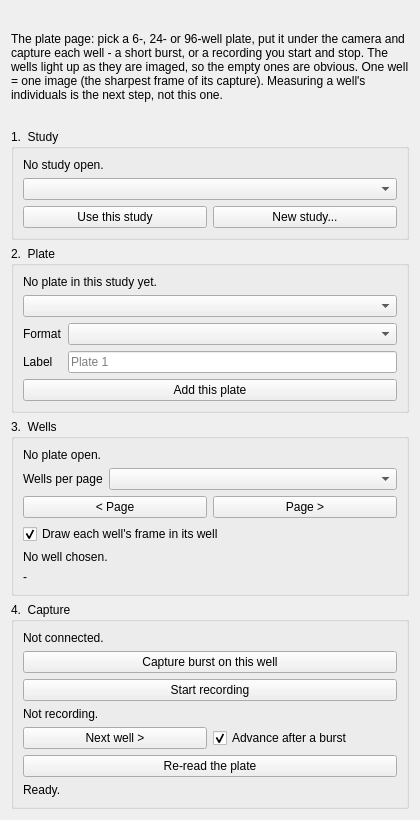
<?xml version="1.0" encoding="UTF-8"?>
<ui version="4.0">
 <class>Study2</class>
 <widget class="QWidget" name="Study2">
  <property name="geometry">
   <rect>
    <x>0</x>
    <y>0</y>
    <width>420</width>
    <height>820</height>
   </rect>
  </property>
  <property name="windowTitle">
   <string>Study 2</string>
  </property>
  <layout class="QVBoxLayout" name="controls_layout">
   <item>
    <widget class="QLabel" name="intro_label">
     <property name="text">
      <string>The plate page: pick a 6-, 24- or 96-well plate, put it under the camera and capture each well - a short burst, or a recording you start and stop. The wells light up as they are imaged, so the empty ones are obvious. One well = one image (the sharpest frame of its capture). Measuring a well's individuals is the next step, not this one.</string>
     </property>
     <property name="wordWrap">
      <bool>true</bool>
     </property>
    </widget>
   </item>
   <item>
    <widget class="QGroupBox" name="study_group">
     <property name="title">
      <string>1.  Study</string>
     </property>
     <layout class="QVBoxLayout" name="study_layout">
      <item>
       <widget class="QLabel" name="study_label">
        <property name="text">
         <string>No study open.</string>
        </property>
        <property name="wordWrap">
         <bool>true</bool>
        </property>
       </widget>
      </item>
      <item>
       <widget class="QComboBox" name="combo_study">
        <property name="toolTip">
         <string>The project the captures of this page belong to. A plate belongs to a study, and a study owns the folder its images are written into.</string>
        </property>
       </widget>
      </item>
      <item>
       <layout class="QHBoxLayout" name="study_row">
        <item>
         <widget class="QPushButton" name="btn_use_study">
          <property name="text">
           <string>Use this study</string>
          </property>
          <property name="toolTip">
           <string>Make the selected study the one the whole application is working on - the study the plate below belongs to.</string>
          </property>
         </widget>
        </item>
        <item>
         <widget class="QPushButton" name="btn_new_study">
          <property name="text">
           <string>New study...</string>
          </property>
          <property name="toolTip">
           <string>Create a study for plates: name it, and the images of this run get their own folder under recordings/.</string>
          </property>
         </widget>
        </item>
       </layout>
      </item>
     </layout>
    </widget>
   </item>
   <item>
    <widget class="QGroupBox" name="plate_group">
     <property name="title">
      <string>2.  Plate</string>
     </property>
     <layout class="QVBoxLayout" name="plate_layout">
      <item>
       <widget class="QLabel" name="plate_label">
        <property name="text">
         <string>No plate in this study yet.</string>
        </property>
        <property name="wordWrap">
         <bool>true</bool>
        </property>
       </widget>
      </item>
      <item>
       <widget class="QComboBox" name="combo_plate">
        <property name="toolTip">
         <string>Which plate of the study is on the bench. One study may run several plates.</string>
        </property>
       </widget>
      </item>
      <item>
       <layout class="QFormLayout" name="new_plate_form">
        <item row="0" column="0">
         <widget class="QLabel" name="label_format">
          <property name="text">
           <string>Format</string>
          </property>
         </widget>
        </item>
        <item row="0" column="1">
         <widget class="QComboBox" name="combo_format">
          <property name="toolTip">
           <string>How many wells the plate has: 6, 24 or 96. The format decides the wells the page walks and the shape of the plate drawing.</string>
          </property>
         </widget>
        </item>
        <item row="1" column="0">
         <widget class="QLabel" name="label_plate_name">
          <property name="text">
           <string>Label</string>
          </property>
         </widget>
        </item>
        <item row="1" column="1">
         <widget class="QLineEdit" name="edit_plate_label">
          <property name="placeholderText">
           <string>Plate 1</string>
          </property>
          <property name="toolTip">
           <string>What this plate is called in the study - leave it empty and the next free name is used.</string>
          </property>
         </widget>
        </item>
       </layout>
      </item>
      <item>
       <widget class="QPushButton" name="btn_add_plate">
        <property name="text">
         <string>Add this plate</string>
        </property>
        <property name="toolTip">
         <string>Add a new plate of the chosen format to the study and open it here.</string>
        </property>
       </widget>
      </item>
     </layout>
    </widget>
   </item>
   <item>
    <widget class="QGroupBox" name="wells_group">
     <property name="title">
      <string>3.  Wells</string>
     </property>
     <layout class="QVBoxLayout" name="wells_layout">
      <item>
       <widget class="QLabel" name="page_label">
        <property name="text">
         <string>No plate open.</string>
        </property>
        <property name="wordWrap">
         <bool>true</bool>
        </property>
       </widget>
      </item>
      <item>
       <layout class="QFormLayout" name="page_form">
        <item row="0" column="0">
         <widget class="QLabel" name="label_page_size">
          <property name="text">
           <string>Wells per page</string>
          </property>
         </widget>
        </item>
        <item row="0" column="1">
         <widget class="QComboBox" name="combo_page">
          <property name="toolTip">
           <string>How many wells one page shows. A page never cuts a row in half, so 6 wells of a 96-well plate are one row of it. Fewer wells per page means bigger wells on screen.</string>
          </property>
         </widget>
        </item>
       </layout>
      </item>
      <item>
       <layout class="QHBoxLayout" name="page_row">
        <item>
         <widget class="QPushButton" name="btn_previous_page">
          <property name="text">
           <string>&lt; Page</string>
          </property>
         </widget>
        </item>
        <item>
         <widget class="QPushButton" name="btn_next_page">
          <property name="text">
           <string>Page &gt;</string>
          </property>
         </widget>
        </item>
       </layout>
      </item>
      <item>
       <widget class="QCheckBox" name="check_images">
        <property name="text">
         <string>Draw each well's frame in its well</string>
        </property>
        <property name="checked">
         <bool>true</bool>
        </property>
        <property name="toolTip">
         <string>Show the captured frame inside the well, so the plate becomes a contact sheet as you walk it. Off leaves the plain state colours - faster on a plate of many captures.</string>
        </property>
       </widget>
      </item>
      <item>
       <widget class="QLabel" name="well_label">
        <property name="text">
         <string>No well chosen.</string>
        </property>
        <property name="wordWrap">
         <bool>true</bool>
        </property>
       </widget>
      </item>
      <item>
       <widget class="QLabel" name="progress_label">
        <property name="text">
         <string>-</string>
        </property>
        <property name="wordWrap">
         <bool>true</bool>
        </property>
       </widget>
      </item>
     </layout>
    </widget>
   </item>
   <item>
    <widget class="QGroupBox" name="capture_group">
     <property name="title">
      <string>4.  Capture</string>
     </property>
     <layout class="QVBoxLayout" name="capture_layout">
      <item>
       <widget class="QLabel" name="connection_label">
        <property name="text">
         <string>Not connected.</string>
        </property>
        <property name="wordWrap">
         <bool>true</bool>
        </property>
       </widget>
      </item>
      <item>
       <widget class="QPushButton" name="btn_capture">
        <property name="text">
         <string>Capture burst on this well</string>
        </property>
        <property name="toolTip">
         <string>Store the frames currently buffered from the camera for the well the page has chosen. The sharpest frame of the burst becomes the well's image.</string>
        </property>
       </widget>
      </item>
      <item>
       <widget class="QPushButton" name="btn_record">
        <property name="text">
         <string>Start recording</string>
        </property>
        <property name="toolTip">
         <string>Record the live stream on the chosen well for as long as you like: every frame that arrives is written as it comes, and Stop stores them as one burst of this well (its sharpest frame becomes the well's image). For a well that drifts out of focus, a couple of seconds of recording beats five buffered frames.</string>
        </property>
       </widget>
      </item>
      <item>
       <widget class="QLabel" name="record_label">
        <property name="text">
         <string>Not recording.</string>
        </property>
        <property name="wordWrap">
         <bool>true</bool>
        </property>
       </widget>
      </item>
      <item>
       <layout class="QHBoxLayout" name="walk_row">
        <item>
         <widget class="QPushButton" name="btn_next_well">
          <property name="text">
           <string>Next well &gt;</string>
          </property>
          <property name="toolTip">
           <string>Move the selection to the next well that has no image yet - wrapping around at the end of the plate, because the well you missed is the interesting one. Move the plate under the camera before you take the burst.</string>
          </property>
         </widget>
        </item>
        <item>
         <widget class="QCheckBox" name="check_advance">
          <property name="text">
           <string>Advance after a burst</string>
          </property>
          <property name="checked">
           <bool>true</bool>
          </property>
          <property name="toolTip">
           <string>After a burst, move on to the next well without an image by itself - the loop is burst, move the plate, next well.</string>
          </property>
         </widget>
        </item>
       </layout>
      </item>
      <item>
       <widget class="QPushButton" name="btn_refresh">
        <property name="text">
         <string>Re-read the plate</string>
        </property>
        <property name="toolTip">
         <string>Read the wells and their counts again - after another surface captured or measured something.</string>
        </property>
       </widget>
      </item>
      <item>
       <widget class="QLabel" name="status_label">
        <property name="text">
         <string>Ready.</string>
        </property>
        <property name="wordWrap">
         <bool>true</bool>
        </property>
       </widget>
      </item>
     </layout>
    </widget>
   </item>
  </layout>
 </widget>
 <resources/>
 <connections/>
</ui>
